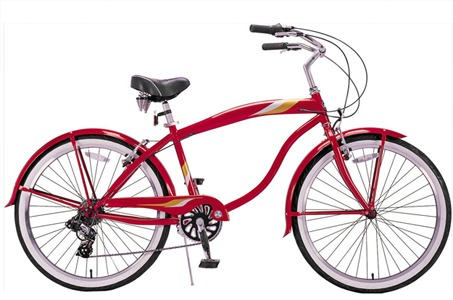
#> input picture Data/bicycle.jpg, 453 x 300 px; its folder holds only this picture in this run
$ python harris_corner_detector.py
#> lines starting #> are read from the running program, lines starting #| are printed output that depends on the picture
#!/usr/bin/env python
# coding: utf-8

# In[18]:


## Import required packages
import os
import sys
import numpy as np
from PIL import Image
import scipy.ndimage as ndimage
import matplotlib.pyplot as plt
import matplotlib.image as mpimg
from scipy.ndimage.filters import convolve

get_ipython().run_line_magic('matplotlib', 'inline')

def load_img(img_path):
#> called with img_path = 'Data/bicycle.jpg'
    img = mpimg.imread(img_path).astype('float64')/255.0
    luminence = np.dot(img[...,:3], [0.299, 0.587, 0.114])
    return luminence

def get_img_grad(img):
    sobel_x = np.asarray([[-1,0,1],[-2,0,2],[-1,0,1]], np.float64)
    sobel_y = np.asarray([[1,2,1],[0,0,0],[-1,-2,-1]], np.float64)
    Fx = ndimage.filters.convolve(img, sobel_x)
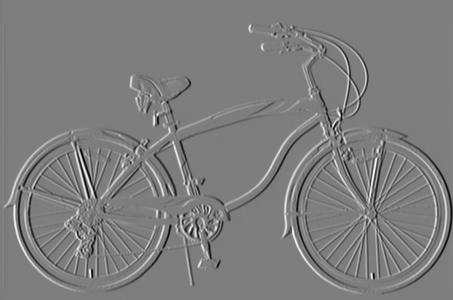
#> Fx: shape (300, 453) float64; min -3.72, max 3.8, mean 0.000187; drawn with min black and max white
    Fy = ndimage.filters.convolve(img, sobel_y)
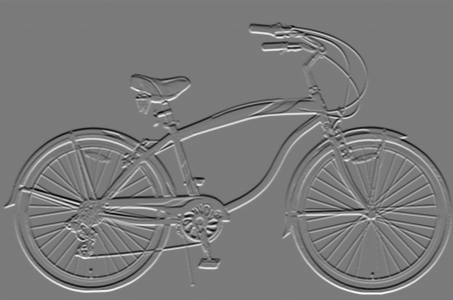
#> Fy: shape (300, 453) float64; min -3.72, max 4, mean 0.000119; drawn with min black and max white
    return Fx, Fy

def get_Rmatrix(img, Ix, Iy, m = 4, k = 0.04):
#> called with m = 3, k = 0.04
    Ixx = Ix**2
    Ixy = Iy*Ix
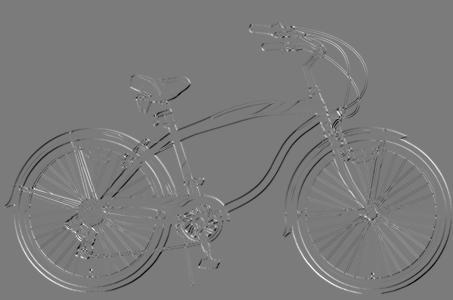
#> Ixy: shape (300, 453) float64; min -6.89, max 7.3, mean -0.00879; drawn with min black and max white
    Iyy = Iy**2
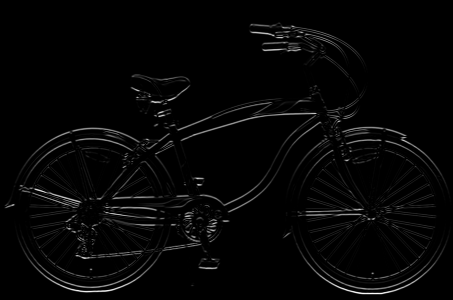
#> Iyy: shape (300, 453) float64; min 0, max 15.96, mean 0.369; drawn with min black and max white
    R_values = np.zeros_like(img, dtype=np.float64)
    A, B = img.shape
#> A = 300; B = 453
    for i in range(m, A-m):
        for j in range(m, B-m):
            Kxx = Ixx[i-m : i+m+1, j-m : j+m+1]
            Kxy = Ixy[i-m : i+m+1, j-m : j+m+1]
            Kyy = Iyy[i-m : i+m+1, j-m : j+m+1]
            Sxx = Kxx.sum()
            Sxy = Kxy.sum()
            Syy = Kyy.sum()
            determinant = Sxx*Syy - Sxy**2
            trace = Sxx + Syy
            r_value = determinant - k* (trace**2)
            R_values[i][j] = r_value
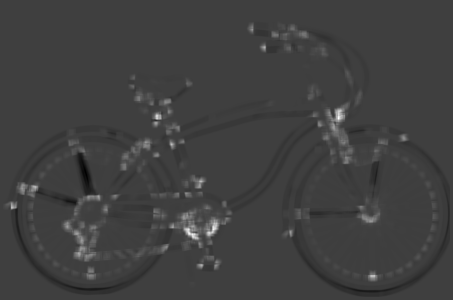
#> R_values: shape (300, 453) float64; min -3777, max 11440.7, mean 68.6; drawn with min black and max white
    return R_values

def get_corner_list_from_Rvalues(img, R_values, ratio=0.25):
#> called with ratio = 0.1
    corner_list = []
    T = ratio*R_values.max()
#> T = 1144.1
    M, N = img.shape
#> M = 300; N = 453
    for i in range(M):
        for j in range(N):
            if R_values[i][j] > T:
                corner_list.append([R_values[i][j], i, j])
#> after the loop, corner_list = 5353 items, first 6: [1445.2, 24, 251], [1762.4, 24, 252], [1563.4, 25, 250], [2031.6, 25, 251], [2398.4, 25, 252], [1189.1, 25, 253]
    return corner_list

def get_indices_connected_neighbours(corner_list, x, y):
    indices = []
    for i in range(len(corner_list)):
        if corner_list[i][1] != -1:
            if abs(corner_list[i][1] - x) <= 3 and abs(corner_list[i][2] - y) <= 3:
                indices.append(i)
    return indices

def non_maximal_suppression(corner_list):
    final_corner_list = []
    sorted_ind = np.argsort(np.array(corner_list)[:,0])
    for i in range(len(sorted_ind)):
        if corner_list[sorted_ind[i]][1] != -1:
            x = corner_list[sorted_ind[i]][1]
            y = corner_list[sorted_ind[i]][2]
            final_corner_list.append([corner_list[sorted_ind[i]][0], x, y])
            corner_list[sorted_ind[i]][1] = -1
            corner_list[sorted_ind[i]][2] = -1
            ind_list = get_indices_connected_neighbours(corner_list, x, y)
            for j in range(len(ind_list)):
                corner_list[ind_list[j]][1] = -1
                corner_list[ind_list[j]][2] = -1
    return final_corner_list

def get_corner_img(image, L):
    out = image.copy()
    for a in range(len(L)):
        x = int(L[a][1])
        y = int(L[a][2])
        out[x][y][0] = 1.0
        out[x][y][1] = 0.0
        out[x][y][2] = 0.0
        for i in range(x-3, x+4):
            out[i][y][0] = 1.0
            out[i][y][1] = 0.0
            out[i][y][2] = 0.0
        for i in range(y-3, y+4):
            out[x][i][0] = 1.0
            out[x][i][1] = 0.0
            out[x][i][2] = 0.0
    return out

ROOT_DIR = os.path.dirname(os.getcwd())
print('Root Directory : ', ROOT_DIR, '\n')
IMAGES_DIR = os.path.join('/', ROOT_DIR, 'Data')
print('Images Directory : ', IMAGES_DIR, '\n')


m = 3
k = 0.04
threshold_ratio = 0.1

images = os.listdir(IMAGES_DIR)

for image in images:
    img_path = os.path.join('/', IMAGES_DIR, image)
    img = load_img(img_path)

    plt.figure()
    plt.title('Luminence Image')
    plt.imshow(img, cmap=plt.get_cmap('gray'))

    Ix, Iy = get_img_grad(img)
    R_values = get_Rmatrix(img, Ix, Iy, m, k)
    L = get_corner_list_from_Rvalues(img, R_values, threshold_ratio)
#> L has the same summary as corner_list in get_corner_list_from_Rvalues

    plt.figure()
    img = mpimg.imread(img_path).astype('float64')/255.0
    plt.imshow(img)
    plt.show()


    plt.figure()
    plt.title('Threshold Image')
    before_NMS = get_corner_img(img, L)
#> the loop in get_corner_img, `for a in range(len(L)):` made 5353 passes
#> (x, y) on passes 1 to 3: (24, 251), (24, 252), (25, 250)
#> after the loop in get_corner_img, `for a in range(len(L)):`:
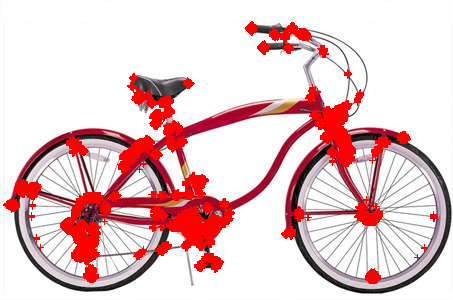
#> out: shape (300, 453, 3) float64; mean R, G, B 0.914, 0.785, 0.793
    plt.imshow(before_NMS)
    plt.show()

    L_final = non_maximal_suppression(np.copy(L))
#> in non_maximal_suppression, `sorted_ind = np.argsort(np.array(corner_list)[:,0])`: sorted_ind = 5353 values, max 5352 at index 812, min 0 at index 1068, mean 2676
#> the loop in non_maximal_suppression, `for i in range(len(sorted_ind)):` made 5353 passes
#> (x, y, ind_list) on passes 3, 14, 24, 25, 26, 29, 32, 36, 41: (152, 74, [1791, 1822, 1823, 1856, 1857, 1858, 1895, 1896, 1934, 1935]), (196, 173, [2647, 2648, 2649, 2683, 2684, 2685]), (217, 31, [3167, 3220]), (194, 202, [2498, 2499, 2500, 2526, 2527, 2528, 2529, 2567, 2568, 2569]), (73, 348, [290, 291, 293, 294, 295]), (98, 358, [389, 390, 391, 406, 422, 423, 440, 459, 480, 498]), (80, 187, [306, 307, 308, 309, 310, 311, 312, 313, 314, 315, 316, 317]), (115, 164, [668, 697, 764, 798, 799, 800, 831, 832, 833, 860, 861]), (91, 317, [353])
#> (x, y) on passes 1, 2, 4, 5, 6, 7: (105, 152), (159, 132), (138, 147), (192, 177), (227, 202), (51, 324)
#> after the loop in non_maximal_suppression, `for i in range(len(sorted_ind)):`: final_corner_list = 417 items, first 6: [1144.9, 105, 152], [1145.1, 159, 132], [1145.1, 152, 74], [1146.2, 138, 147], [1146.2, 192, 177], [1146.6, 227, 202]
#> L_final has the same summary as final_corner_list in non_maximal_suppression
    img = mpimg.imread(img_path).astype('float64')/255.0

    plt.figure()
    plt.title('Harris Edge detected ')
    harris_output = get_corner_img(img, L_final)
#> the loop in get_corner_img (call 2), `for a in range(len(L)):` made 417 passes
#> (x, y) on passes 1 to 3: (105, 152), (159, 132), (152, 74)
#> after the loop in get_corner_img (call 2), `for a in range(len(L)):`:
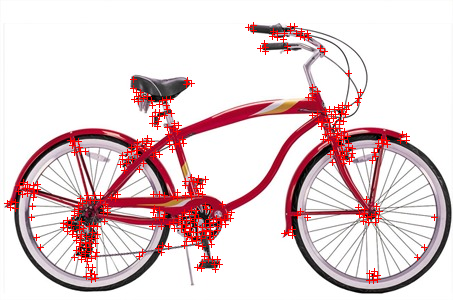
#> out: shape (300, 453, 3) float64; mean R, G, B 0.895, 0.815, 0.825
    plt.imshow(harris_output)
    plt.show()

    print('Harris Corner Detection done for ' + image)
    print('Number of Corners Detected ' + str(len(L_final)), '\n')
#| Number of Corners Detected 417


# In[ ]:
